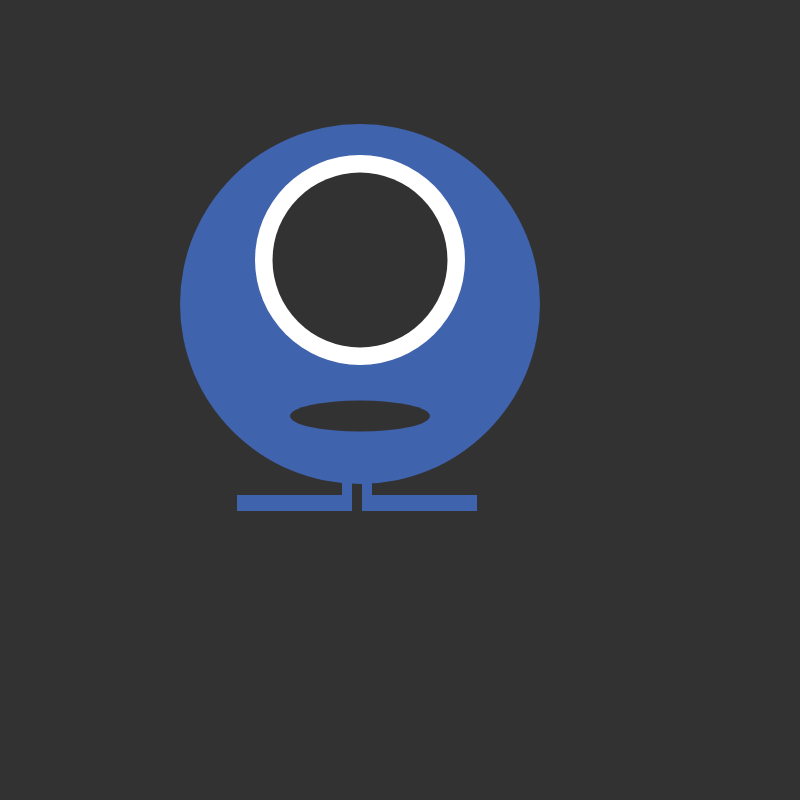
Frame 1 (no input)
Frame 60 (no input): identical to frame 1, image omitted
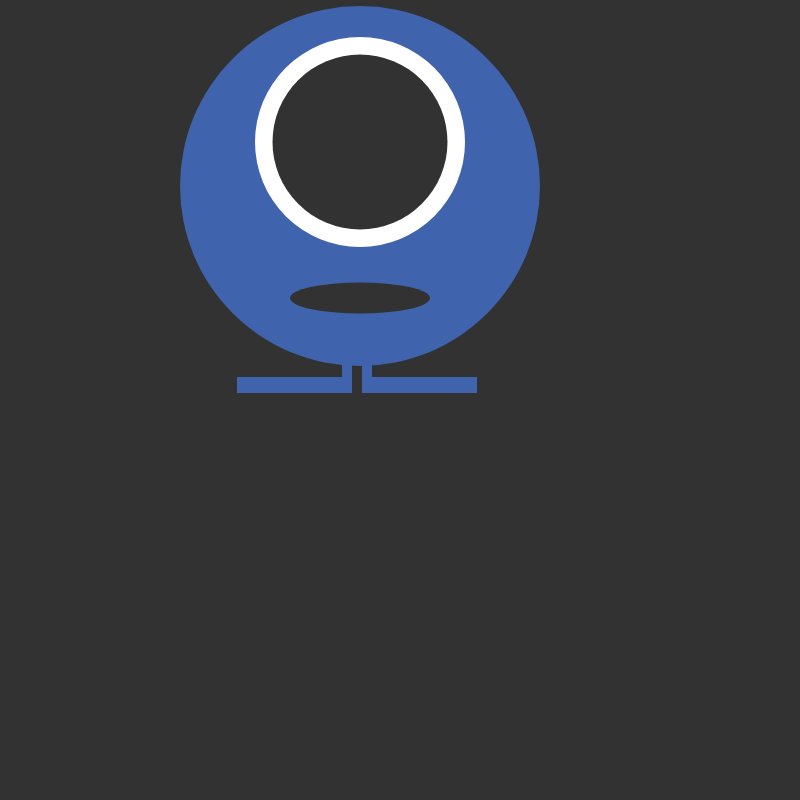
Frame 120 (the mouse pressed at the canvas centre since frame 60)

The p5.js sketch that drew these frames (run headless with seeded random() and noise() and a simulated clock; from frame 60 on, the mouse is pressed at the canvas centre):

// p5.js sketch
// ── sketch.js
/*  Created by Danielle Teska
    Last edited 2/9/17
    Shifty eyed and jumping monster
    Uses functions and parameters
*/

var page = 0
var eyeDirectionHorizontal = 0
var eyeDirectionVertical = 0
var jumpValue = 320
var jumpDir = -2

function setup() {
  createCanvas(800, 800); // drawing out the canvas v
  smooth(); // anti-alias edges
}

function draw() {
  background(50); // dark grey background
  lilmonster(360, jumpValue); // draws monster at 360, 380\
  if (page == 0) { // for the shifty-eyed monster experience
    if (mouseX < 383 && mouseX > 340) { // if the mouse is between 340 and 383
      eyeDirectionHorizontal = mouseX - 360; // then set the pupil to move in the same horizontal direction as the mouse
    } else if (mouseY < 383 && mouseY > 340) { // otherwise if the mouse Y is between 340 and 383
      eyeDirectionVertical = mouseY - 360; // then set the pupil to move in the same vertical direction as the mouse
    }
  } else { // for the jumping monster experience
    if (jumpValue < 198 || jumpValue > 615) { // when monster gets to top and bottom edges
      jumpDir = jumpDir * -1; // then change direction
    }
    jumpValue = jumpValue + jumpDir; // otherwise, keep calm & carry on
  }
}

// provides ability to toggle between shifty eyes and jumping 
function mousePressed() {
  page = 1 - page;
}

// draws a monster at the x,y location passed
// this monster includes a body, legs, mouth, and eye
function lilmonster(x, y) {
  body(x, y);
  legs(x, y);
  mouth(x, y);
  eye(x, y);
  pupil(x + eyeDirectionHorizontal, y + eyeDirectionVertical);
}

// drawing the monster's body at the x, y location
function body(x, y) {
  noStroke();
  fill(64, 99, 174);
  ellipse(x, y - 16, 360, 360);
}

// drawing the monster's white of his eye at the x, y location
function eye(x, y) {
  fill(255);
  ellipse(x, y - 60, 210, 210);
}

// drawing the monster's pupil at the x, y location
function pupil(x, y) {
  fill(50);
  ellipse(x, y - 60, 175, 175);
}

// drawing the monster's mouth at the x, y location
function mouth(x, y) {
  fill(50);
  ellipse(x, y + 96, 140, 31);
}

// drawing the monster's legs at the x, y location
function legs(x, y) {
  //left leg
  rect(x - 123, y + 175, 115, 16);
  rect(x - 18, y + 155, 10, 31);
  //right leg
  rect(x + 2, y + 175, 115, 16);
  rect(x + 2, y + 155, 10, 31);
}
